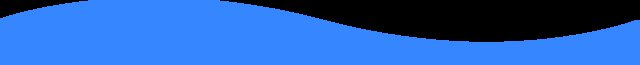
#> input picture src/assets/wave.png, 640 x 65 px
$ python temp.py
#> lines starting #> are read from the running program, lines starting #| are printed output that depends on the picture
import cv2
from copy import copy

img = cv2.imread("wave.png",cv2.IMREAD_UNCHANGED)
#> img is the input picture: shape (65, 640, 4); mean B, G, R, A 178.6, 93.8, 37.1, 166.4


st = set()
for i in range(len(img)):
	for j in range(len(img[i])):
		temp = copy(img[i][j])
		img[i][j][2]=temp[0]
		img[i][j][0]=temp[2]-27
		img[i][j][1]=temp[1]+29
		print(img[i][j])
#> this loop made 65 passes
#> (printed output is left out)
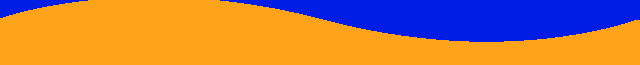
#> img: shape (65, 640, 4); mean B, G, R, A 86.8, 122.8, 178.6, 166.4


cv2.imwrite("png_yellow.png",img)
